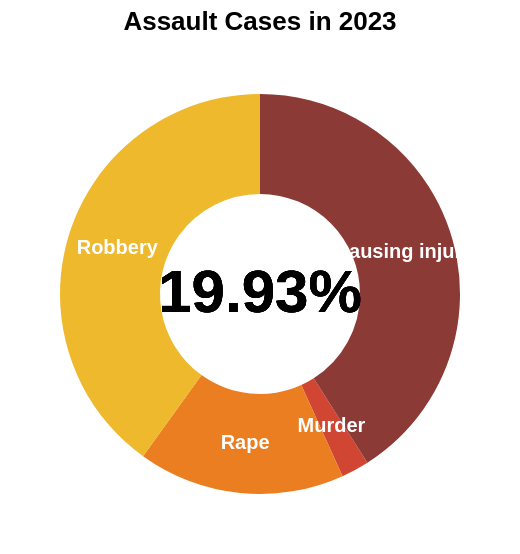

Specify this chart in Vega-Lite:
### Vega-Lite specification from a JSON file in a GitHub repository (floating-point values rounded to 4 significant figures)
{"$schema": "https://vega.github.io/schema/vega-lite/v5.json", "height": 250, "width": 250, "title": "Assault Cases in 2023", "description": "A donut chart of assault data with properly aligned category labels.", "data": {"values": [{"category": "Murder", "value": 258}, {"category": "Rape", "value": 1914}, {"category": "Robbery", "value": 4588}, {"category": "Causing injury", "value": 4693}]}, "transform": [{"window": [{"op": "sum", "field": "value", "as": "TotalValue"}], "frame": [null, null]}, {"calculate": "datum.value / datum.TotalValue * 100", "as": "Percentage"}, {"calculate": "format(datum.Percentage, '.1f') + '%'", "as": "PercentageLabel"}, {"sort": [{"field": "value", "order": "descending"}]}], "layer": [{"mark": {"type": "arc", "innerRadius": 50, "outerRadius": 100}, "encoding": {"theta": {"field": "value", "type": "quantitative", "stack": true}, "color": {"field": "category", "type": "nominal", "scale": {"scheme": "darkred"}, "legend": null}}}, {"mark": {"type": "text", "radiusOffset": -15, "fontWeight": "bold", "fontSize": 10}, "encoding": {"theta": {"field": "value", "type": "quantitative", "stack": true}, "radius": {"value": 90}, "text": {"field": "category", "type": "nominal"}, "color": {"value": "white"}}}, {"mark": {"type": "text", "fontSize": 30, "fontWeight": "bold", "color": "black"}, "encoding": {"text": {"value": "19.93%"}}}]}
